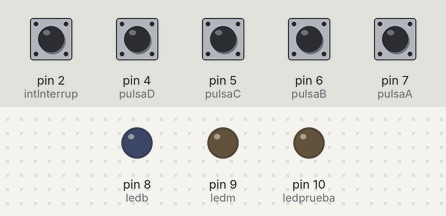
Recording of a sketch running on a simulated Arduino Uno, built with avr-gcc and run on an emulated ATmega328P. Shown: output pins drawn as LEDs (lit = HIGH). The inputs (shaded band) are chosen by the test bench; at power-on: pin 2 (intInterrup) HIGH, pin 4 (pulsaD), pin 5 (pulsaC), pin 6 (pulsaB), pin 7 (pulsaA) LOW. What the sketch prints to the serial monitor is not drawn.

Above: at 1.2 s.
1.3 s: pin 2 (intInterrup) pulled LOW for 0.15 s
At 2.4 s:
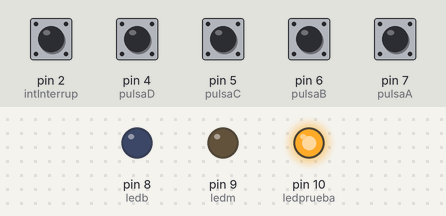
2.9 s: pin 4 (pulsaD) pulled HIGH for 0.15 s
4.5 s: pin 5 (pulsaC) pulled HIGH for 0.15 s
6.1 s: pin 6 (pulsaB) pulled HIGH for 0.15 s
7.7 s: pin 7 (pulsaA) pulled HIGH for 1 s
At 9.4 s:
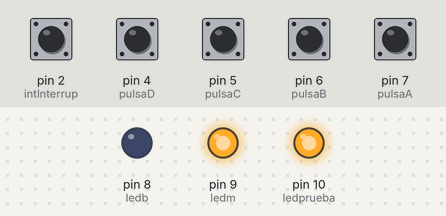
10.4 s: pin 2 (intInterrup) pulled LOW for 1 s
At 11.3 s:
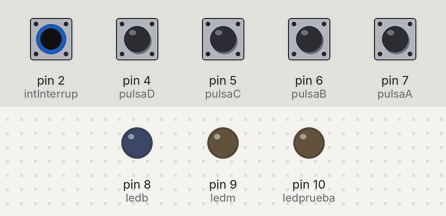
Timing chart, 0 to 13.4 s (numbered marks = the images above; inputs shaded):
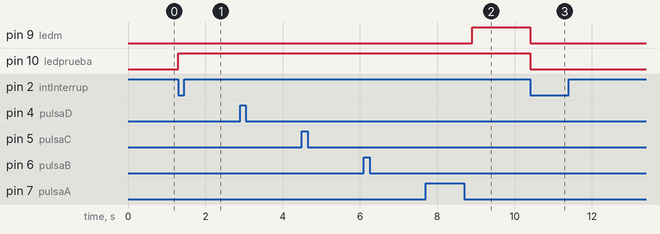

The sketch:

Farinango_Herdoiza_Quintana_LAB2.ino
```cpp
/*        UNIVERSIDAD TÉCNICA DEL NORTE
      FACULTAD DE INGENIERÍA EN CIENCIAS APLICADAS
  CARRERA DE INGENIERÍA ELECTRÓNICA Y REDES DE COMUNICACIÓN
    NOMBRES:
            Farinango Luis
            Herdoiza Adriana
            Quintana Karen
    FECHA: 16-11-2018
DEBER:  Se debe realizar un sistema que permita el ingreso de una contraseña por medio de 4 pulsadores. Cada uno tiene una letra diferente (A, B, C y D).
        El usuario debe ingresar una contraseña de 6 dígitos, la misma que debe tener los siguientes parámetros.
          1. Debe tener por lo menos 2 letras A en la contraseña.
          2.  Por lo menos 1 letra C.
          3.  Por lo menos 1 letra B.
          4.  El sistema cuenta con una interrupción que enciende y apaga el sistema.
          5.  Cuando una contraseña se aceptada, debe encender un led verde, caso contrario un led rojo y mensajes por comunicación serial en ambos casos.
*/
int pulsaD = 4; //pin para puslador de la letra A
int pulsaC = 5; //pin para puslador de la letra B
int pulsaB = 6; //pin para puslador de la letra C
int pulsaA = 7; //pin para puslador de la letra D
int ledb = 8; //pin para led para indicar que la contraseña cumple con los parametros
int ledm = 9; //pin para led para indicar que la contraseña no cumple con los parametros
int ledprueba=10;//pin para ledpara indicar el sistema esta encendido o no
String contra = ""; //cadena que albergara la cadena ingresada por C-x
const int intInterrup = 2;//pin del pulsador para interrupcion
volatile int state = LOW;//variable volatil para interrupcion
void setup() {
  attachInterrupt(digitalPinToInterrupt(intInterrup),encendido,FALLING);
  pinMode(pulsaA, INPUT);//declaración de pines para entradas y salidas
  pinMode(pulsaB, INPUT);//declaración de pines para entradas y salidas
  pinMode(pulsaC, INPUT);//declaración de pines para entradas y salidas
  pinMode(pulsaD, INPUT);//declaración de pines para entradas y salidas
  pinMode(ledb, OUTPUT);//declaración de pines para entradas y salidas
  pinMode(ledm, OUTPUT);//declaración de pines para entradas y salidas
  pinMode(ledprueba, OUTPUT);//declaración de pines para entradas y salidas
}
int contarA(String contra) {//método para contar las letras A en la contraseña
  int contadorA = 0;//inicializar un contador en cero
  for (int i = 0; i < contra.length(); i++) {//recorrido de la cadena contraseña
    if (contra.charAt(i) == 'A') {//busqueda de los caracteres A en la cadena contra en la posición i
      contadorA++;//si se cumple la condición el contador avanza
    }
  }
  return contadorA;//el método devolvera el numero de letras  A encontradas en la cadena
}
//+++++++++++++++++++++++++++++++++++++++++++++++++++++++++++++++++++++++++++++++++++++++++++++++++++++++++++++++++++++++
int contarB(String contra) {//método para contar las letras B en la contraseña
  int contadorB = 0;//inicializar un contador en cero
  for (int i = 0; i < contra.length(); i++) {//recorrido de la cadena contraseña
    if (contra.charAt(i) == 'B') {//busqueda de los caracteres B en la cadena contra en la posición i
      contadorB++;//si se cumple la condición el contador avanza
    }
  }
  return contadorB;//el método devolvera el numero de letras A encontradas en la cadena
}
//+++++++++++++++++++++++++++++++++++++++++++++++++++++++++++++++++++++++++++++++++++++++++++++++++++++++++++++++++++++++
int contarC(String contra) {//método para contar las letras C en la contraseña
  int contadorC = 0;//inicializar un contador en cero
  for (int i = 0; i < contra.length(); i++) {//recorrido de la cadena contraseña
    if (contra.charAt(i) == 'C') {//busqueda de los caracteres C en la cadena contra en la posición i
      contadorC++;//si se cumple la condición el contador avanza
    }
  }
  return contadorC;//el método devolvera el numero de letras C encontradas en la cadena
}
//+++++++++++++++++++++++++++++++++++++++++++++++++++++++++++++++++++++++++++++++++++++++++++++++++++++++++++++++++++++++
void loop() {
  if (contra.length() < 6)//condición para controlar el tamaño de la contraseña
  {
    if (digitalRead(pulsaA) == HIGH) {//condición para cuando se presiona el pulsador A
      delay(100);//retraso del sistema
      Serial.print('A');//se imprime a en pantalla
      delay(300);//retraso del sistema
      contra = contra + "A";//concatenación de la cadena si se presiona una vez más
    }
    else if (digitalRead(pulsaB) == HIGH) {//condición para cuando se presiona el pulsador B
      delay(100);//retraso del sistema
      Serial.print('B');//se imprime a en pantalla
      delay(300);//retraso del sistema
      contra = contra + "B";//concatenación de la cadena si se presiona una vez más
    }
    else if (digitalRead(pulsaC) == HIGH) {//condición para cuando se presiona el pulsador C
      delay(100);//retraso del sistema
      Serial.print('C');
      delay(300);//retraso del sistema
      contra = contra + "C";//concatenación de la cadena si se presiona una vez más
    }
    else if (digitalRead(pulsaD) == HIGH) {//condición para cuando se presiona el pulsador D
      delay(100);//retraso del sistema
      Serial.print('D');
      delay(300);//retraso del sistema
      contra = contra + "D";//concatenación de la cadena si se presiona una vez más
    }
  }
   else if (contra.length() == 6) {//condición para cuando se cumple el número de carácteres permitidos
    if ((contarA(contra) == 2)&&(contarB(contra)==1)&&(contarC(contra)==1)) {//se llama a los metodo de conteo tando de A,B y C
      contra = "";//se vacia la cadena
      Serial.println(" \n CONTRASEÑA VALIDA ");//mensaja de aprobacion de contraseña
      Serial.println("++++++++++++++++++++++++++++++");
      digitalWrite(ledb,HIGH);//encendido y apagado de leds de señalización
      digitalWrite(ledm,LOW);//encendido y apagado de leds de señalización
    }else{//condición para cuando no se cumpla los parámetros exijidos
      contra = "";
      Serial.println("++++++++++++++++++++++++++++++");
      Serial.println("CONTRASEÑA NO VALIDA");
      digitalWrite(ledm,HIGH);//encendido y apagado de leds de señalización
      digitalWrite(ledb,LOW);//encendido y apagado de leds de señalización
    }
  }
}
void encendido() {//método de interrupción
   state = !state;//cambio de estado
   digitalWrite(ledprueba, state);//se escribe la condición anterior en un led e prueba
if(!digitalRead(ledprueba)){//se evalua el estado del led
  digitalWrite(ledm,LOW);//encendido y apagado de leds de señalización
  digitalWrite(ledb,LOW);//encendido y apagado de leds de señalización
   Serial.println("Proceso de apagado");
    Serial.end();}//se termina la comunucación serial
  else{
Serial.begin(9600);//caso contrario se la inicia
  digitalWrite(ledm,LOW);//encendido y apagado de leds de señalización
  digitalWrite(ledb,LOW);
Serial.println("Proceso de encendido");}
}
```

Measured:
- after the input at 1.3 s, pin 10 (ledprueba): LOW → HIGH at once
- after the input at 2.9 s, every drawn part: stays the same
- after the input at 4.5 s, every drawn part: stays the same
- after the input at 6.1 s, every drawn part: stays the same
- after the input at 7.7 s, pin 9 (ledm): LOW → HIGH after 1.2 s
- after the input at 10.4 s, pin 9 (ledm), pin 10 (ledprueba): HIGH → LOW at once
